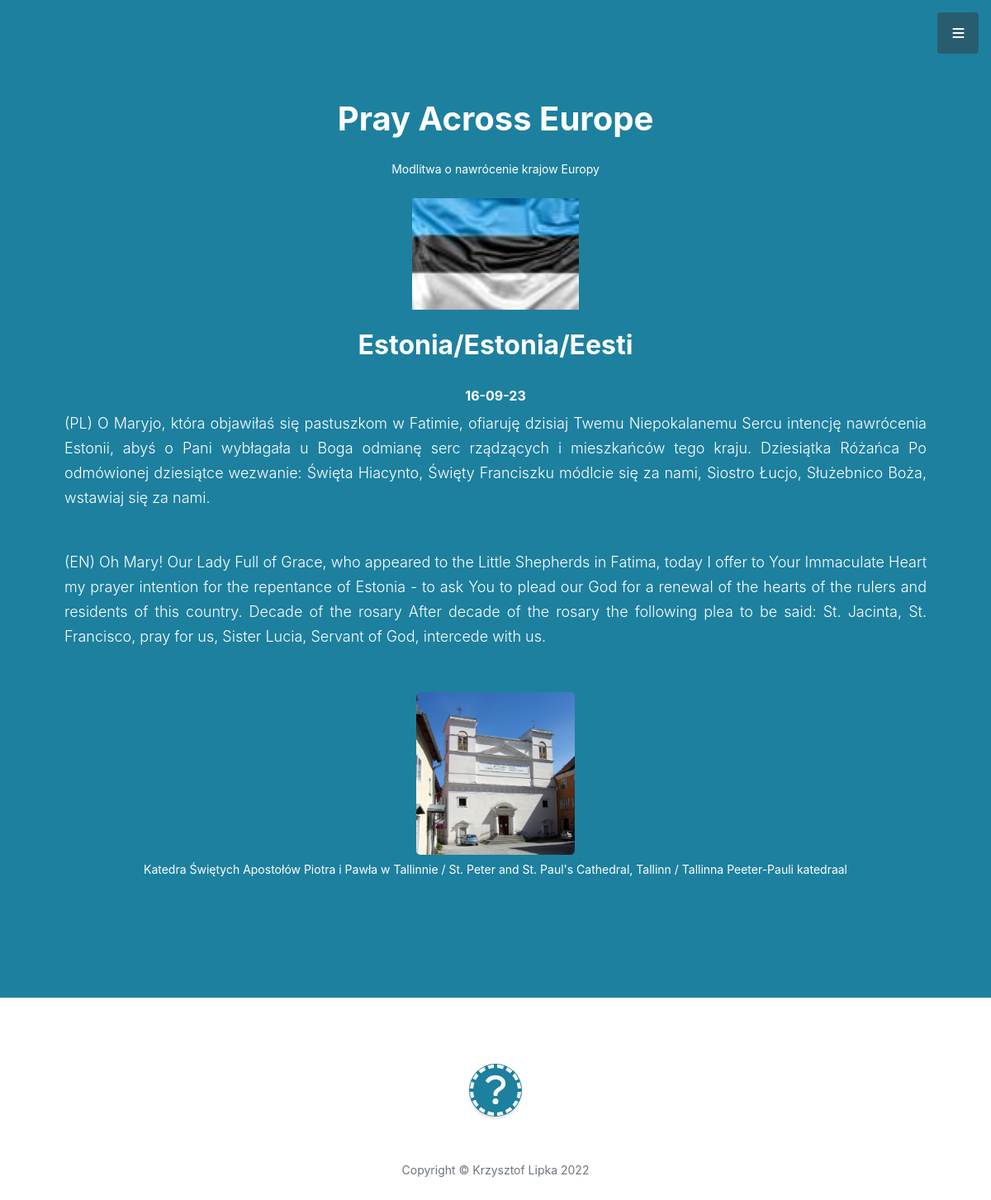
The app's page /prayer/ with its own data.
### prayer/models.py (models this page shows, shortened)
class Prayer(models.Model):
    country = models.ForeignKey(Country, on_delete=models.CASCADE, blank = True, null = True)
    date1 = models.DateField(blank = True, null = True)
    date2 = models.DateField(blank = True, null = True)
    date3 = models.DateField(blank = True, null = True)
    date4 = models.DateField(blank = True, null = True)
    prayer_text = models.ForeignKey(Prayer_Text, on_delete=models.DO_NOTHING, blank = True, null = True) #czy beda 3 wersje językowe i jak to ma sie wyswietlac prayer = models.ForeignKey(Prayer_Text)
    flag = models.ImageField(blank = True, upload_to = 'flag_pcs')
    church_img = models.ImageField(blank = True, upload_to = 'church_img_pcs')
    church = models.ForeignKey(Church, on_delete = models.DO_NOTHING, blank = True, null = True) #jesli 3 wersje jezykowe to osobna klasa a tutaj church_description jako foreign key)

class Country(models.Model):
    country_pl = models.CharField(max_length= 100, blank = True, null = True)
    country_eng = models.CharField(max_length=100, blank = True, null = True)
    country_local = models.CharField(max_length=100, blank = True, null = True)

class Prayer_Text(models.Model):
    prayer_text_pl = models.TextField(blank = True, null = True)
    prayer_text_eng = models.TextField(blank = True, null = True)
    prayer_text_local = models.TextField(blank = True, null = True)

class Church(models.Model):
    church_pl = models.CharField(max_length=150, blank = True, null = True)
    church_eng = models.CharField(max_length=150, blank = True, null = True)
    church_local = models.CharField(max_length=150, blank = True, null = True)

### prayer/views.py (the view)
# urls.py: path('prayer/', include('prayer.urls')),
def prayer(request): #a to jest widok bo (request)
    current_date = datetime.now()
    found_prayer = get_matched_prayer(current_date)
    if len(found_prayer) == 0:
        year = calculate_year(current_date)
        TARGET_DATE = datetime.strptime(f"13-05-{year}","%d-%m-%Y")
        remaining_days = (TARGET_DATE - current_date).days
        return render(request, 'prayer/counter.html', {'remaining_days': remaining_days})
    return render(request, 'prayer/prayer.html', {'prayer': found_prayer.first(), 'today_date': current_date.strftime("%d-%m-%y")}) #musi być found_prayer.first() bo inaczej zwraca quesry set, a nie pojedynczy obiekt (nawet jesli jest tylko jeden) i wywala błąd

### prayer/views.py (called while the page is built)
def get_matched_prayer(current_date): #to jest zwykła funkcja
    found_prayer = Prayer.objects.all().filter(date1__day=current_date.day, date1__month=current_date.month) | \
                   Prayer.objects.all().filter(date2__day=current_date.day, date2__month=current_date.month) | \
                   Prayer.objects.all().filter(date3__day=current_date.day, date3__month=current_date.month) | \
                   Prayer.objects.all().filter(date4__day=current_date.day, date4__month=current_date.month)
    return found_prayer #ta wartosc jest wykorzystywana w widoku poniżej

### prayer/templates/prayer/prayer.html (shortened to what this page needs)
{% extends 'core/base.html' %}
{% load static}
{% block content %}
<section class="content-section bg-primary text-white">
    <div class="container px-4 px-lg-5 text-center">
        <h1 class="mb-4">Pray Across Europe</h1>
        <small>Modlitwa o nawrócenie krajow Europy</small>
        <br>
        <br>
        <div class="media-body">
            <div class="article-metadata">
                <div class=thumbinner>
                    <img class="flag" class=thumbinner src="{{prayer.flag.url}}"/>
                </div>
                <br>
                <h2 class="mr-2" href="#"><font color='white'>{{prayer.country.country_pl}}/{{prayer.country.country_eng}}/{{prayer.country.country_local}}</font>
                </h2>
                <br>
                <h6 class="text-muted"><font color='white'>{{today_date}}</font></h6>
            </div>
            <div>
                <p class="lead mb-5" style='text-align: justify'><font color='white' size='4'>{{prayer.prayer_text.prayer_text_pl}}</font>
                </p>
                <p class="lead mb-5" style='text-align: justify'><font color='white' size='4'>{{prayer.prayer_text.prayer_text_eng}}</font>
                </p>
            </div>
            <div>
                <img class="church" src="{{prayer.church_img.url}}">
                <br>
                <small>{{prayer.church.church_pl}} / {{prayer.church.church_eng}} /
                    {{prayer.church.church_local}}</small>
                <br>
                <br>
            </div>
        </div>
    </div>
</section>

### records on screen
Prayer: flag (picture), country.country_pl "Estonia", country.country_eng "Estonia", country.country_local "Eesti", prayer_text.prayer_text_pl "(PL) O Maryjo, która objawiłaś się pastuszkom w Fatimie, ofiaruję dzisiaj Twemu Niepokalanemu Sercu intencję nawrócenia Estonii, abyś o Pani wybłagała u Boga odmianę serc rządzących i mieszkańców tego kraju. Dziesiątka Różańca Po odmówionej dziesiątce wezwanie: Święta Hiacynto, Święty Franciszku módlcie się za nami, Siostro Łucjo, Służebnico Boża, wstawiaj się za nami.", prayer_text.prayer_text_eng "(EN) Oh Mary! Our Lady Full of Grace, who appeared to the Little Shepherds in Fatima, today I offer to Your Immaculate Heart my prayer intention for the repentance of Estonia - to ask You to plead our God for a renewal of the hearts of the rulers and residents of this country. Decade of the rosary After decade of the rosary the following plea to be said: St. Jacinta, St. Francisco, pray for us, Sister Lucia, Servant of God, intercede with us.", church_img (picture), church.church_pl "Katedra Świętych Apostołów Piotra i Pawła w Tallinnie", church.church_eng "St. Peter and St. Paul's Cathedral, Tallinn", church.church_local "Tallinna Peeter-Pauli katedraal"
